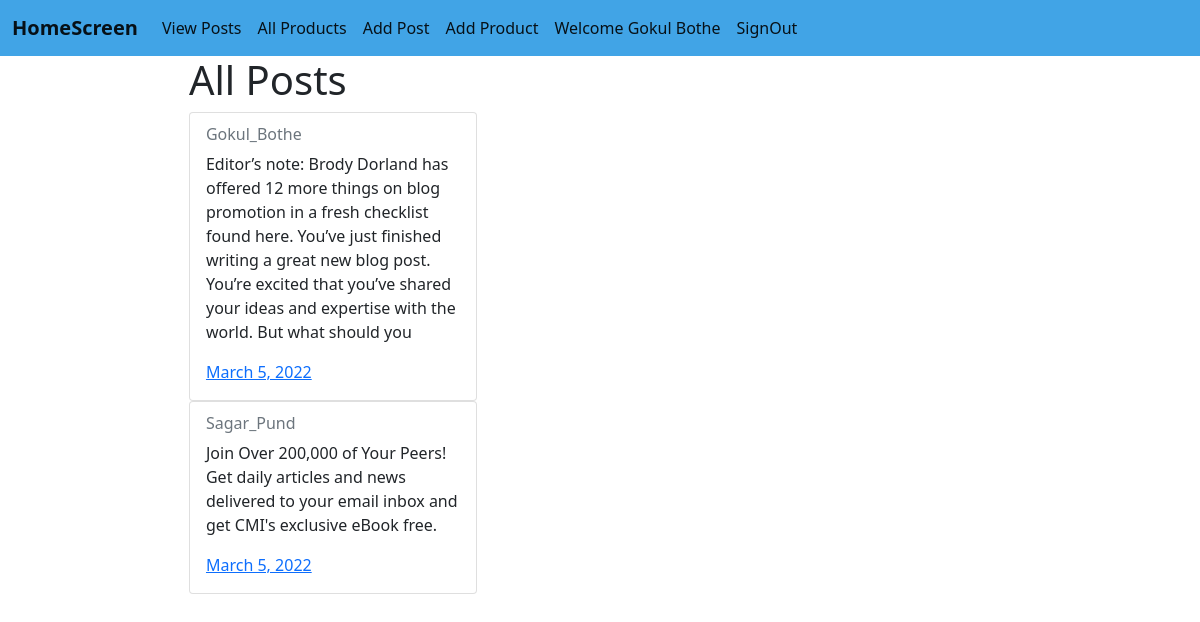
Page /post-list/ (signed in) on the committed database.
### User/models.py (models this page shows, shortened)
class Post(models.Model):
    user=models.ForeignKey(User,on_delete=models.CASCADE)
    text = models.CharField(max_length=255,)
    created_at=models.DateField(auto_now_add=True)
    updated_at=models.DateField(auto_now_add=True)

### User/views.py (the view)
# urls.py: path('post-list/',PostListView, name='post-list'),
def PostListView(request):
    post_menu_list = Post.objects.all()
    return render(request, 'User/PostView.html', {'post_menu_list': post_menu_list})

### User/templates/User/PostView.html (shortened to what this page needs)
{% extends 'User/base.html' %}
{% block content %}
 <div style="margin-left: 5cm;">
<h1 class="ml"> All Posts </h1>
{% for item in post_menu_list %}
<div class="card" style="width: 18rem;">
    <div class="card-body">
      <h6 class="card-subtitle mb-2 text-muted">{{item.user.first_name}}_{{item.user.last_name}} </h6>
      <p class="card-text">{{item.text}}</p>
      <a href="#" class="card-link">{{item.created_at}}</a>
    </div>
  </div>
  {% endfor %}
</div>
{% endblock %}

### User/templates/User/base.html (shortened to what this page needs)
<!doctype html>
<html lang="en">
    {% load static %}
  <head>
    <link href="https://cdn.jsdelivr.net/npm/bootstrap@5.1.3/dist/css/bootstrap.min.css" rel="stylesheet">
  </head>
  <body>
    <nav class="navbar navbar-expand-lg navbar-light  " style="background-color: rgb(65, 164, 230);">
        <div class="container-fluid">
          <a class="navbar-brand"  style="font-size:80; font-weight: bold;" href="{% url 'dashboard' %}">HomeScreen</a>
          <div class="collapse navbar-collapse" id="navbarNav">
            <ul class="navbar-nav">
                <li class="nav-item">
                    <a class="nav-link active" aria-current="page" href="{% url 'post-list' %}">View Posts</a>
                  </li>
              <li class="nav-item">
                <a class="nav-link active" aria-current="page" href="{% url 'product-list' %}">All Products</a>
              </li>
          {% if user.is_authenticated %}
          <li class="nav-item">
            <a class="nav-link active" aria-current="page" href="{% url 'add_post' %}">Add Post</a>
          </li>
          <li class="nav-item">
            <a class="nav-link active" aria-current="page" href="{% url 'add_product' %}">Add Product</a>
          </li>
          <li class="nav-item">
            <a class="nav-link active" aria-current="page" href="#">Welcome {{ user.first_name }} {{ user.last_name }}</a>
          </li>
          <li class="nav-item">
            <a class="nav-link active" aria-current="page" href="{% url 'logout' %}">SignOut</a>
          </li>
          {% endif %}
            </ul>
          </div>
        </div>
      </nav>
    {% block content %}
        {% endblock %}
  </body>
</html>

### rows in the picture
Post: user.first_name "Gokul", user.last_name "Bothe", text "Editor’s note: Brody Dorland has offered 12 more things on blog promotion in a fresh checklist found here. You’ve just finished writing a great new blog post. You’re excited that you’ve shared your ideas and expertise with the world. But what should you", created_at "March 5, 2022"
Post: user.first_name "Sagar", user.last_name "Pund", text "Join Over 200,000 of Your Peers! Get daily articles and news delivered to your email inbox and get CMI's exclusive eBook free.", created_at "March 5, 2022"

### other values in the picture
{{ user.first_name }} "Gokul"
{{ user.last_name }} "Bothe"
